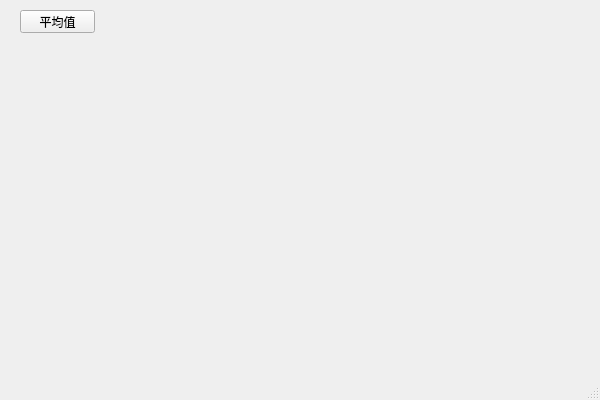
<?xml version="1.0" encoding="UTF-8"?>
<ui version="4.0">
 <class>VisualAccumulatorDlgClass</class>
 <widget class="QMainWindow" name="VisualAccumulatorDlgClass">
  <property name="geometry">
   <rect>
    <x>0</x>
    <y>0</y>
    <width>600</width>
    <height>400</height>
   </rect>
  </property>
  <property name="windowTitle">
   <string>VisualAccumulatorDlg</string>
  </property>
  <widget class="QWidget" name="centralWidget">
   <widget class="QPushButton" name="Btn_Avg">
    <property name="geometry">
     <rect>
      <x>20</x>
      <y>10</y>
      <width>75</width>
      <height>23</height>
     </rect>
    </property>
    <property name="text">
     <string>平均值</string>
    </property>
   </widget>
  </widget>
  <widget class="QStatusBar" name="statusBar"/>
 </widget>
 <layoutdefault spacing="6" margin="11"/>
 <resources>
  <include location="VisualAccumulatorDlg.qrc"/>
 </resources>
 <connections/>
</ui>
